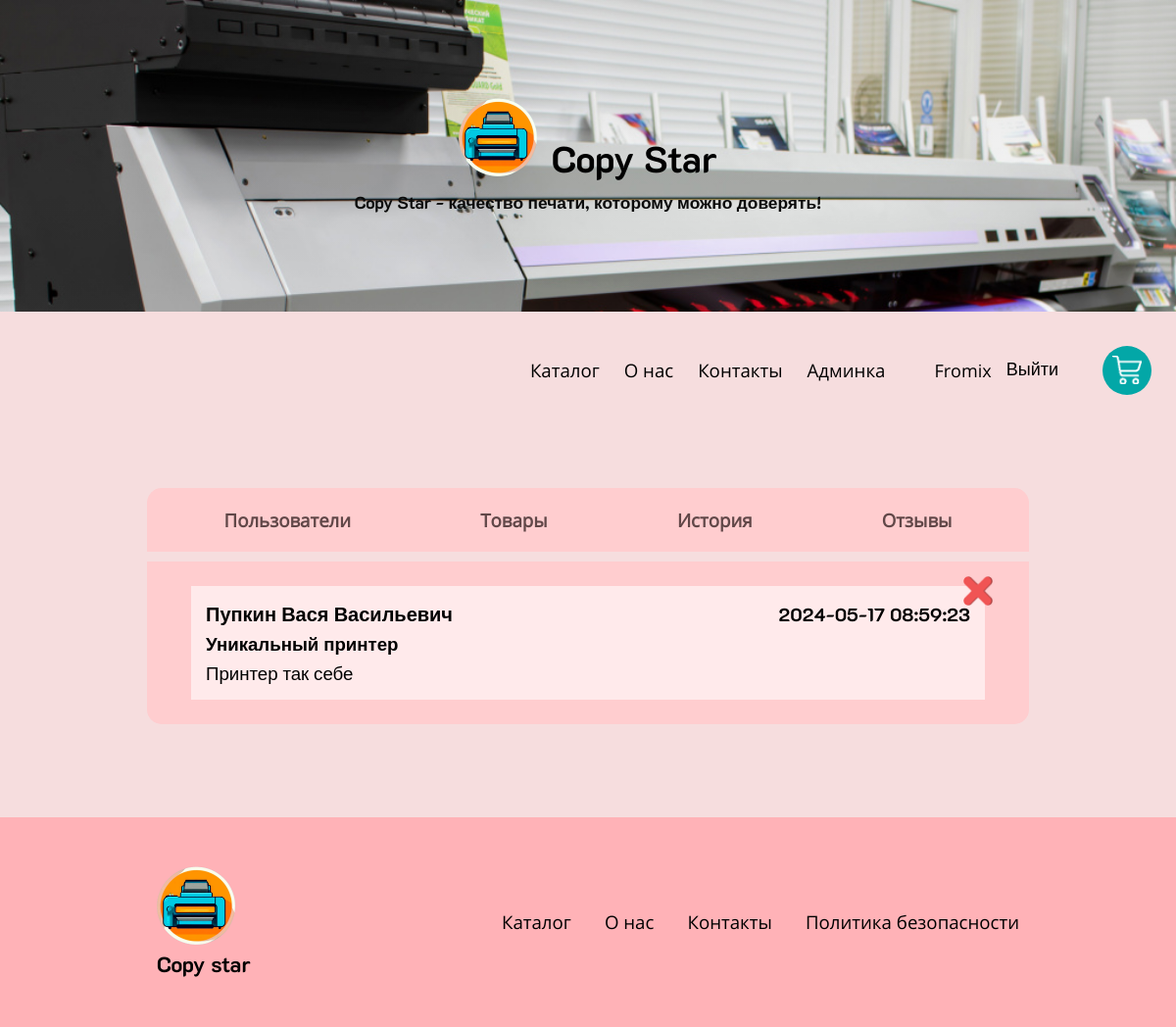
The app's page /pages/admin/reviews.php (signed in) with its own data.
### tables this page shows
CREATE TABLE `reviews` (
  `id` int(11) NOT NULL,
  `value` text NOT NULL,
  `id_user` int(11) NOT NULL,
  `id_product` int(11) NOT NULL,
  `date` timestamp NOT NULL DEFAULT current_timestamp() ON UPDATE current_timestamp()
);

CREATE TABLE `users` (
  `user_id` int(11) NOT NULL,
  `name` varchar(256) NOT NULL,
  `surname` varchar(256) NOT NULL,
  `patronymic` varchar(256) DEFAULT NULL,
  `login` varchar(256) NOT NULL,
  `email` varchar(256) NOT NULL,
  `password` varchar(256) NOT NULL,
  `id_role` int(11) NOT NULL DEFAULT 1
);

CREATE TABLE `products` (
  `product_id` int(11) NOT NULL,
  `name` varchar(256) NOT NULL,
  `price` int(11) NOT NULL,
  `id_country` int(11) NOT NULL,
  `year` int(11) NOT NULL,
  `model` varchar(256) NOT NULL,
  `id_category` int(11) NOT NULL,
  `count` int(11) NOT NULL,
  `path` varchar(256) NOT NULL,
  `created_at` timestamp NOT NULL DEFAULT current_timestamp()
);

### classes/Reviews.php (called while the page is built, shortened)
<?php
class Reviews
{
    private Db $db;
    public function __construct($db)
    {
        $this->db = $db;
    }
    public function getReviews(): false|array
    {
        return $this->db->query('SELECT *, users.name as name_u FROM reviews JOIN users ON reviews.id_user = users.user_id JOIN products ON products.product_id = reviews.id_product')->fetchAll();
    }
}

### classes/Db.php (called while the page is built, shortened)
<?php
class Db
{
    private array $options = [
        PDO::ATTR_ERRMODE => PDO::ERRMODE_EXCEPTION,
        PDO::ATTR_DEFAULT_FETCH_MODE => PDO::FETCH_ASSOC,
        PDO::ATTR_EMULATE_PREPARES => false,
    ];
    public PDO $connection;
    private array $data = [
        'host' => 'localhost',
        'port' => '3306',
        'dbname' => 'db_demo',
        'charset' => 'utf8',
        'user' => 'root',
        'pass' => ''
    ];
    public function __construct()
    {
        try {
            $this->connection = new PDO("mysql:host={$this->data['host']};port={$this->data['port']};dbname={$this->data['dbname']};charset={$this->data['charset']}", $this->data['user'],
                $this->data['pass'], $this->options);
        } catch (PDOException $exception) {
            echo 'Ошибка соединения: ' . $exception->getMessage();
        }
    }
    public function query($query, $params = []): PDOStatement
    {
        $this->stmt = $this->connection->prepare($query);
        $this->stmt->execute($params);
        return $this->stmt;
    }
}

### pages/admin/reviews.php (the view, shortened to what this page needs)
<?php
require_once 'classes/Db.php';
require_once 'classes/Reviews.php';
$reviews = new Reviews(new Db);
?>
<!doctype html>
<html lang="en">
<head>
    <link rel='stylesheet' href='../../assets/css/admin/admin.css'>
</head>
<body>
<div id="app">
    <?php include 'components/Top.php' ?>
    <?php include 'components/header.php' ?>
    <div class="admin">
        <?php include 'pages/admin/header.php' ?>
        <div class="reviews">
            <?php
            $data = $reviews->getReviews();
            foreach ($data as $review) { ?>
            <div>
                <div>
                    <h2><?= $review['surname'] ?> <?= $review['name_u'] ?> <?= $review['patronymic'] ?></h2>
                    <p class='date'><?= $review['date'] ?></p>
                </div>
                <p><strong><?= $review['name'] ?></strong></p>
                <p><?= $review['value'] ?></p>
                <form class='review_form' action='' method='post'>
                    <button name='btn-delete'><img src='/assets/images/delete.png' alt=''></button>
                </form>
            </div>
            <?php
            }
            ?>
        </div>
    </div>
    <?php include 'components/footer.php' ?>
</div>
</body>
</html>

### assets/css/admin/admin.css (style rules this page uses)
h1, h2, h3, h4, h5, h6, p { font-family: K2D, sans-serif; }
#app { display: flex; flex-direction: column; align-items: center; gap: 15px; width: 100%; }
* { margin: 0; padding: 0; box-sizing: border-box; }
body { font-family: OpenSans; background-color: #f6ddde; font-size: 14pt; }
img { max-width: 100%; object-fit: cover; }
.admin { margin-top: 70px; width: 75%; display: flex; flex-direction: column; gap: 10px; }
.admin > .reviews { display: flex; flex-direction: column; gap: 15px; background-color: #FFCDCF; padding: 25px 45px; border-radius: 0 0 15px 15px; }
.admin > .reviews > div { background-color: #FFEAEB; padding: 15px; display: flex; gap: 15px; }
.admin > .reviews > div { position: relative; flex-direction: column; gap: 5px; }
.admin > .reviews > div > div { justify-content: space-between; align-items: end; display: flex; width: 100%; }
.admin > .reviews > div > div h2 { font-size: 20px; }
.admin > .reviews > div .review_form { position: absolute; content: ""; right: -8px; top: -10px; }
.admin > .reviews > div .review_form button { cursor: pointer; width: 30px; height: 30px; border: none; background-color: transparent; }

### assets/css/components/Top.css (style rules this page uses)
h1, h2, h3, h4, h5, h6, p { font-family: K2D, sans-serif; }
#app { display: flex; flex-direction: column; align-items: center; gap: 15px; width: 100%; }
* { margin: 0; padding: 0; box-sizing: border-box; }
body { font-family: OpenSans; background-color: #f6ddde; font-size: 14pt; }
img { max-width: 100%; object-fit: cover; }

### assets/css/components/header.css (style rules this page uses)
h1, h2, h3, h4, h5, h6, p { font-family: K2D, sans-serif; }
#app { display: flex; flex-direction: column; align-items: center; gap: 15px; width: 100%; }
* { margin: 0; padding: 0; box-sizing: border-box; }
body { font-family: OpenSans; background-color: #f6ddde; font-size: 14pt; }
img { max-width: 100%; object-fit: cover; }

### assets/css/admin/header.css (style rules this page uses)
h1, h2, h3, h4, h5, h6, p { font-family: K2D, sans-serif; }
#app { display: flex; flex-direction: column; align-items: center; gap: 15px; width: 100%; }
* { margin: 0; padding: 0; box-sizing: border-box; }
body { font-family: OpenSans; background-color: #f6ddde; font-size: 14pt; }
img { max-width: 100%; object-fit: cover; }

### assets/css/components/footer.css (style rules this page uses)
h1, h2, h3, h4, h5, h6, p { font-family: K2D, sans-serif; }
#app { display: flex; flex-direction: column; align-items: center; gap: 15px; width: 100%; }
* { margin: 0; padding: 0; box-sizing: border-box; }
body { font-family: OpenSans; background-color: #f6ddde; font-size: 14pt; }
img { max-width: 100%; object-fit: cover; }

### records on screen
reviews: id_user.surname "Пупкин", id_user.name "Вася", id_user.patronymic "Васильевич", date "2024-05-17 08:59:23", id_product.name "Уникальный принтер", value "Принтер так себе"

### other values on screen
$_SESSION['login'] "Fromix"
